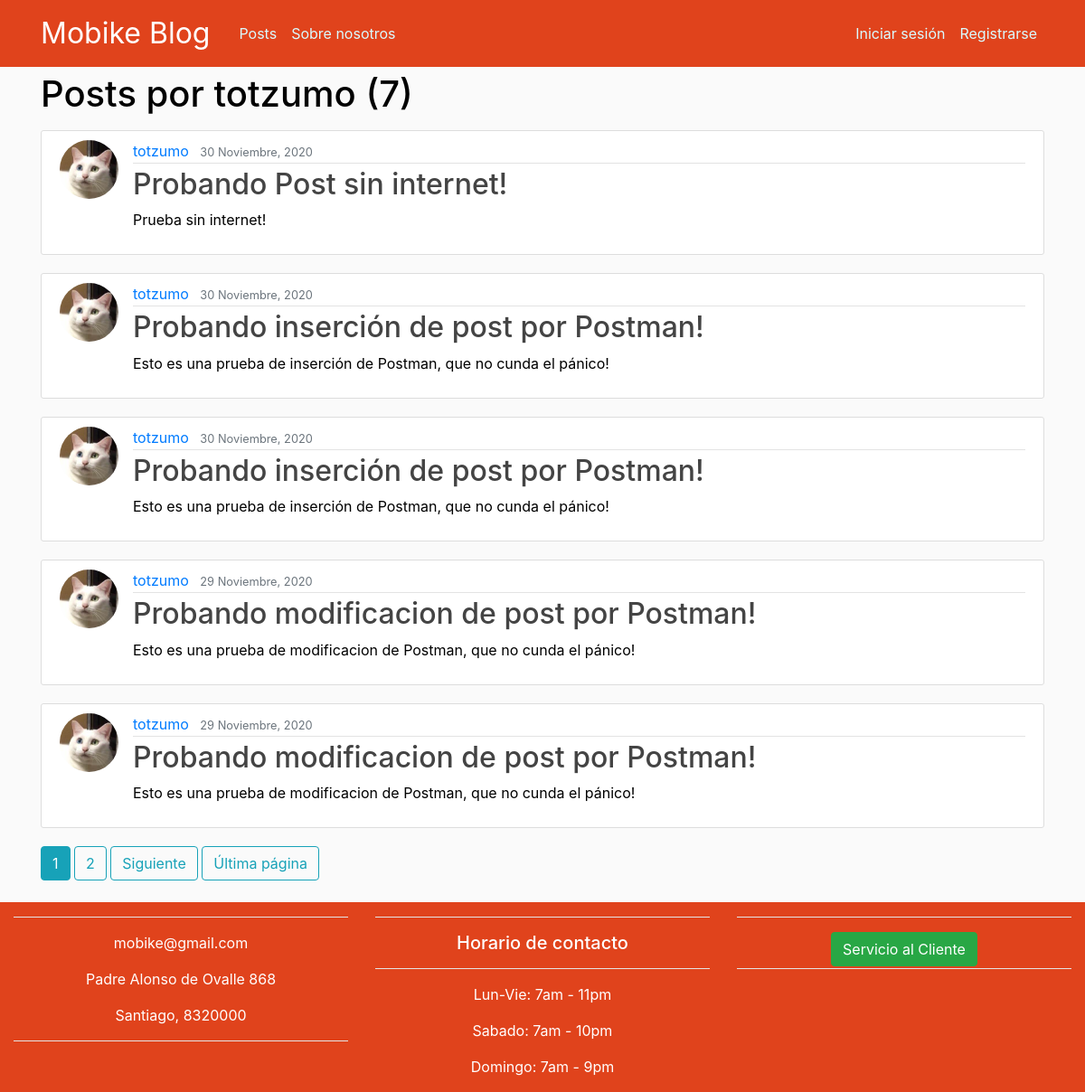
Page /user/totzumo on the committed database.
### blog/models.py (models this page shows, shortened)
class Post(models.Model):
    title = models.CharField(max_length=100)
    content = models.TextField()
    date_posted = models.DateTimeField(default=timezone.now)
    author = models.ForeignKey(User, on_delete=models.CASCADE)

### users/models.py (models this page shows, shortened)
class Profile(models.Model):
    user = models.OneToOneField(User, on_delete=models.CASCADE)
    image = models.ImageField(default='default.jpg', upload_to='profile_pics')

### blog/views.py (the view)
# urls.py: path('user/<str:username>', UserPostListView.as_view(), name='user-posts'),
class UserPostListView(ListView):
    model = Post
    template_name = 'blog/user_posts.html'
    context_object_name = 'posts'
    ordering = ['-date_posted']
    paginate_by = 5
    def get_queryset(self):
        user = get_object_or_404(User, username=self.kwargs.get('username'))
        return Post.objects.filter(author=user).order_by('-date_posted')

### blog/templates/blog/user_posts.html (shortened to what this page needs)
{% extends "blog/base.html" %}
{% block content %}
    <h1 class="mb-3">Posts por {{ view.kwargs.username }} ({{ page_obj.paginator.count }})</h1>
    {% for post in posts %}
    <article class="media content-section">
        <img class="rounded-circle article-img" src="{{ post.author.profile.image.url }}">
        <div class="media-body">
            <div class="article-metadata">
                <a class="mr-2" href="{% url 'user-posts' post.author.username %}">{{ post.author }}</a>
                <small class="text-muted">{{ post.date_posted|date:"d F, Y" }}</small>
            </div>
            <h2><a class="article-title" href="{% url 'post-detail' post.id %}">{{ post.title }}</a></h2>
            <p class="article-content">{{ post.content }}</p>
        </div>
    </article>
    {% endfor %}
    {% if is_paginated %}
        {% for num in page_obj.paginator.page_range %}
            {% if page_obj.number == num %}
                <a class="btn btn-info mb-4" href="?page={{ num }}">{{ num }}</a>
            {% elif num > page_obj.number|add:'-3' and num < page_obj.number|add:'3' %}
                <a class="btn btn-outline-info mb-4" href="?page={{ num }}">{{ num }}</a>
            {% endif %}
        {% endfor %}
        {% if page_obj.has_next %}
            <a class="btn btn-outline-info mb-4" href="?page={{ page_obj.next_page_number }}">Siguiente</a>
            <a class="btn btn-outline-info mb-4" href="?page={{ page_obj.paginator.num_pages }}">Última página</a>
        {% endif %}
    {% endif %}
{% endblock content %}

### blog/templates/blog/base.html (shortened to what this page needs)
{% load static %}
<!DOCTYPE html>
<html lang="es">
{% load pwa %}
<head>
    <link rel="stylesheet" href="https://maxcdn.bootstrapcdn.com/bootstrap/4.0.0/css/bootstrap.min.css"
>
    <link rel="stylesheet" type="text/css" href="{% static 'blog/main.css' %}">
</head>
<body>
    <header class="site-header">
        <nav class="navbar navbar-expand-md navbar-dark bg-steel fixed-top">
            <div class="container">
                <a class="navbar-brand mr-4" href="/">Mobike Blog</a>
                <div class="collapse navbar-collapse" id="navbarToggle">
                    <div class="navbar-nav mr-auto">
                        <a class="nav-item nav-link" href="{% url 'blog-home' %}">Posts</a>
                        <a class="nav-item nav-link" href="{% url 'blog-about' %}">Sobre nosotros</a>
                    </div>
                    <div class="navbar-nav">
                        {% if user.is_authenticated %}
                            {% if user.is_staff or user.is_superuser %}
                                <a class="nav-item nav-link" target="_blank" href="{% url 'admin:index' %}">Admin</a>
                            {% endif %}
                            <a class="nav-item nav-link" href="{% url 'post-create' %}">Agregar Post</a>
                            <a class="nav-item nav-link" href="{% url 'profile' %}">Perfil</a>
                            <a class="nav-item nav-link" href="{% url 'logout' %}">Cerrar sesión</a>
                        {% else %}
                            <a class="nav-item nav-link" href="{% url 'login' %}">Iniciar sesión</a>
                            <a class="nav-item nav-link" href="{% url 'register' %}">Registrarse</a>
                        {% endif %}
                        </div>
                </div>
            </div>
        </nav>
    </header>
    <main role="main" class="container">
        <div class="row">
            <div class="col-md-12">
                {% block content %}{% endblock %}
        </div>
    </main>
    <footer class="footer">
		<div class="container-fluid padding bg-steel">
			<div class="row text-center">
				<div class="col-md-4">
					<hr color="white">
					<p class="txt-footer">mobike@gmail.com</p>
					<p class="txt-footer">Padre Alonso de Ovalle 868</p>
					<p class="txt-footer">Santiago, 8320000</p>
                    <hr color="white">
				</div>
				<div class="col-md-4 hide-header">
					<hr  color="white">
					<h5 class="txt-footer">Horario de contacto</h5>
					<hr color="white">
					<p class="txt-footer">Lun-Vie: 7am - 11pm</p>
					<p class="txt-footer">Sabado: 7am - 10pm</p>
					<p class="txt-footer">Domingo: 7am - 9pm</p>
				</div>
				<div class="col-md-4 hide-header">
					<hr color="white">
					<button class="btn btn-success" type="submit">Servicio al Cliente</button>
					<hr class="linea-horizontal" color="white">
				</div>
			</div>
		</div>
	</footer>
</body>
</html>

### blog/static/blog/main.css (style rules this page uses)
body { background: #fafafa; color: #333333; margin-top: 5rem; height: 100%; }
h1, h2, h3, h4, h5, h6, p { color: black; }
.txt-footer { color: white; }
.bg-steel { background-color: #e0431c; }
.site-header .navbar-nav .nav-link { color: #dafbff; }
.content-section { background: #ffffff; padding: 10px 20px; border: 1px solid #dddddd; border-radius: 3px; margin-bottom: 20px; }
.article-title { color: #444444; }
.article-content { white-space: pre-line; }
.article-img { height: 65px; width: 65px; margin-right: 16px; }
.article-metadata { padding-bottom: 1px; margin-bottom: 4px; border-bottom: 1px solid #e3e3e3 }
.navbar-brand { font-size: 2rem; }
.linea-horizontal { margin-top: 2px; margin-bottom: 10px; }
.footer { left: 0; bottom: 0; width: 100%; }

### rows in the picture
Post: author.profile.image (picture), author "totzumo", date_posted "30 Noviembre, 2020", title "Probando Post sin internet!", content "Prueba sin internet!"
Post: author.profile.image (picture), author "totzumo", date_posted "30 Noviembre, 2020", title "Probando inserción de post por Postman!", content "Esto es una prueba de inserción de Postman, que no cunda el pánico!"
Post: author.profile.image (picture), author "totzumo", date_posted "30 Noviembre, 2020", title "Probando inserción de post por Postman!", content "Esto es una prueba de inserción de Postman, que no cunda el pánico!"
Post: author.profile.image (picture), author "totzumo", date_posted "29 Noviembre, 2020", title "Probando modificacion de post por Postman!", content "Esto es una prueba de modificacion de Postman, que no cunda el pánico!"
Post: author.profile.image (picture), author "totzumo", date_posted "29 Noviembre, 2020", title "Probando modificacion de post por Postman!", content "Esto es una prueba de modificacion de Postman, que no cunda el pánico!"

### other values in the picture
{{ view.kwargs.username }} "totzumo"
{{ page_obj.paginator.count }} "7"
{{ num }} "1"
{{ num }} "2"
